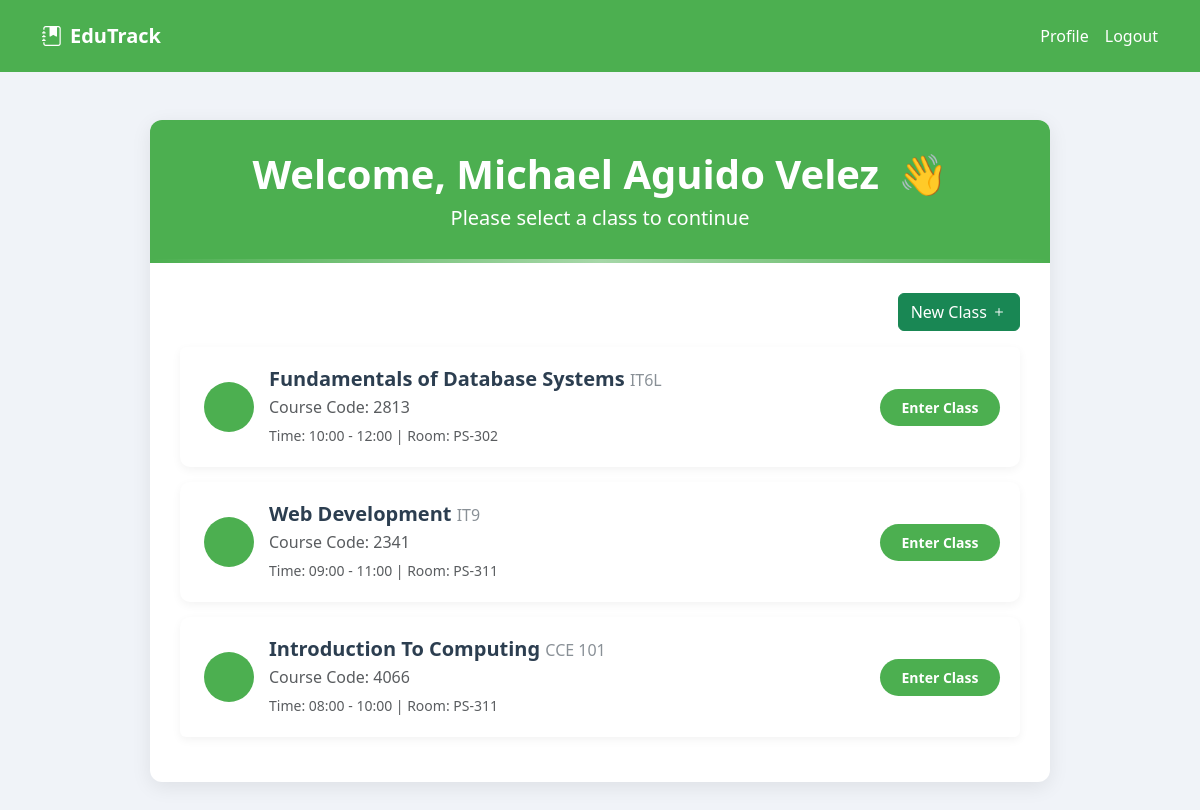
Page /welcome.php (signed in) on the committed database.
### tables this page shows
CREATE TABLE `class` (
  `id` int(11) NOT NULL,
  `teacher_id` int(11) DEFAULT NULL,
  `course_title` varchar(250) DEFAULT NULL,
  `course_code` int(11) DEFAULT NULL,
  `course_name` varchar(250) NOT NULL,
  `room` varchar(250) DEFAULT NULL,
  `time_from` time DEFAULT NULL,
  `time_to` time DEFAULT NULL
);

### welcome.php (the view, shortened to what this page needs)
<?php
    include './db/connect.php';
?>
<!DOCTYPE html>
<html lang="en">
<head>
    <link href="https://cdn.jsdelivr.net/npm/bootstrap@5.3.0-alpha1/dist/css/bootstrap.min.css" rel="stylesheet">
    <link rel="stylesheet" href="https://cdn.jsdelivr.net/npm/bootstrap-icons@1.10.0/font/bootstrap-icons.css">
    <link rel="stylesheet" href="./assets/css/style.css">
</head>
<body>
    <header>
        <nav class="navbar navbar-expand-lg navbar-dark py-3" style="background-color: #4caf50;">
            <div class="container">
                <a class="navbar-brand fw-bold" href="#">
                    <i class="bi bi-journal-bookmark-fill me-2"></i>EduTrack
                </a>
                <div class="collapse navbar-collapse justify-content-start" id="mainNavbar">
                    <div class="d-flex w-100 justify-content-end">
                        <div class="me-3">
                            <a href="./pages/profile.php" class="text-white text-decoration-none d-flex align-items-center">
                                <span class="link-text">Profile</span>
                            </a>
                        </div>
                        <div>
                            <a href="./backend/logout.php" class="text-white text-decoration-none d-flex align-items-center">
                                <span class="link-text">Logout</span>
                            </a>
                        </div>
                    </div>
                </div>
            </div>
        </nav>
        <main class="my-5">
            <div class="container-wrapper">
                <div class="header-section">
                    <h1>Welcome, <?php echo $_SESSION["username"] ?> <span class="ms-2">👋</span></h1>
                    <p class="lead mb-0">Please select a class to continue</p>
                </div>
                <div class="class-list">
                    <div class="d-flex justify-content-end">
                        <a href="./pages/new_class.php" class="btn btn-success">New Class <i class="bi bi-plus"></i> </a>
                    </div>
                    <div class="list-group mt-3">
                        <?php
                            $sql = "SELECT class.*, teachers.last_name AS teacher_name
                                    FROM class
                                    JOIN teachers ON class.teacher_id = teachers.id
                                    WHERE class.teacher_id = :teacher_id";
                            $stmt = $pdo->prepare($sql);
                            $stmt->execute([':teacher_id' => $_SESSION["user_id"]]);
                            $classes = $stmt->fetchAll(PDO::FETCH_ASSOC);
                            foreach ($classes as $class) {
                        ?>
                        <div class="list-group-item math-class">
                            <div class="d-flex align-items-center">
                                <div class="subject-icon math-icon">
                                </div>
                                <div class="class-details flex-grow-1">
                                    <h5 class="mb-1"><?php echo $class["course_name"] ?> <span class="h6 text-secondary" style="opacity: 80%;"><?php echo $class["course_title"] ?></span> </h5>
                                    <p class="mb-1 text-muted">Course Code: <?php echo $class["course_code"] ?></p>
                                    <small class="text-muted">Time: <?php echo date("H:i", strtotime($class["time_from"])) . " - " . date("H:i", strtotime($class["time_to"])); ?> | Room: <?php echo $class["room"] ?></small>
                                </div>
                                <div class="class-action">
                                    <form action="./backend/enter_class.php" method="POST">
                                        <button type="submit" class="btn btn-enter btn-sm">Enter Class</button>
                                    </form>
                                </div>
                            </div>
                        </div>
                        <?php } ?>
                    </div>
                </div>
            </div>
        </main>
    </header>
</body>
</html>

### assets/css/style.css (style rules this page uses)
:root { --sidebar-width: 250px; --sidebar-collapsed-width: 70px; --top-navbar-height: 60px; --primary-color: #4caf50; --secondary-color: #f0f3f8; --sidebar-bg: white; --sidebar-color: #fff; --sidebar-hover: #3498db; --transition-speed: 0.3s; }
body { overflow-x: hidden; background-color: var(--secondary-color); transition: all var(--transition-speed) ease; }

### welcome.php (style rules this page uses)
.container-wrapper { background: white; border-radius: 12px; box-shadow: 0 5px 20px rgba(0, 0, 0, 0.08); overflow: hidden; max-width: 900px; margin: 0 auto; }
.header-section { background: var(--primary-color); color: white; padding: 30px; text-align: center; position: relative; }
.header-section h1 { font-weight: 600; margin-bottom: 5px; }
.header-section::after { content: ''; position: absolute; bottom: 0; left: 0; right: 0; height: 4px; background: linear-gradient(90deg, transparent, rgba(255,255,255,0.5), transparent); }
.class-list { padding: 30px; }
.list-group-item { border: none; border-left: 4px solid transparent; margin-bottom: 15px; border-radius: 10px; box-shadow: 0 3px 10px rgba(0, 0, 0, 0.05); transition: all 0.3s ease; padding: 20px; background: var(--sidebar-bg); }
.subject-icon { width: 50px; height: 50px; border-radius: 50%; display: flex; align-items: center; justify-content: center; margin-right: 15px; font-size: 20px; color: white; background: var(--primary-color); }
.btn-enter { min-width: 120px; border-radius: 30px; background: var(--primary-color); border: none; font-weight: 600; padding: 8px 20px; color: #fff; }
.class-details h5 { color: #2c3e50; font-weight: 600; }
.class-details p { color: #7f8c8d; margin-bottom: 5px; }
.class-details small { color: #95a5a6; }

### rows in the picture
class: course_name "Fundamentals of Database Systems", course_title "IT6L", course_code "2813", time_from "10:00", time_to "12:00", room "PS-302"
class: course_name "Web Development", course_title "IT9", course_code "2341", time_from "09:00", time_to "11:00", room "PS-311"
class: course_name "Introduction To Computing", course_title "CCE 101", course_code "4066", time_from "08:00", time_to "10:00", room "PS-311"

### other values in the picture
$_SESSION["username"] "Michael Aguido Velez"
